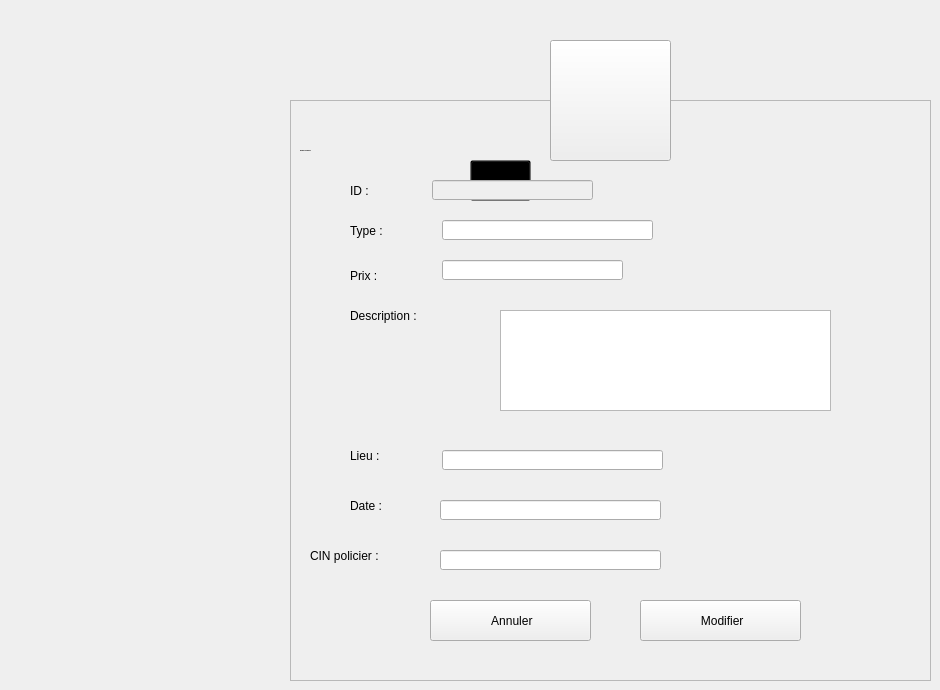
    <widget class="QWidget" name="Modifier_amende">
     <widget class="QFrame" name="LE_MCINPolicier">
      <property name="geometry">
       <rect>
        <x>290</x>
        <y>100</y>
        <width>641</width>
        <height>581</height>
       </rect>
      </property>
      <property name="styleSheet">
       <string notr="true"/>
      </property>
      <property name="frameShape">
       <enum>QFrame::StyledPanel</enum>
      </property>
      <property name="frameShadow">
       <enum>QFrame::Raised</enum>
      </property>
      <widget class="QLabel" name="L_ModifierAffaire">
       <property name="geometry">
        <rect>
         <x>10</x>
         <y>30</y>
         <width>281</width>
         <height>41</height>
        </rect>
       </property>
       <property name="font">
        <font>
         <family>century gothic</family>
         <pointsize>-1</pointsize>
         <weight>75</weight>
         <bold>true</bold>
        </font>
       </property>
       <property name="styleSheet">
        <string notr="true">background: transparent;</string>
       </property>
       <property name="text">
        <string>Modifier une amende :</string>
       </property>
      </widget>
      <widget class="QPushButton" name="B_MConfirmerAmende">
       <property name="geometry">
        <rect>
         <x>350</x>
         <y>500</y>
         <width>161</width>
         <height>41</height>
        </rect>
       </property>
       <property name="cursor">
        <cursorShape>PointingHandCursor</cursorShape>
       </property>
       <property name="text">
        <string> Modifier</string>
       </property>
       <property name="icon">
        <iconset resource="resources.qrc">
         <normaloff>:/resources/Downloads/check-mark.png</normaloff>:/resources/Downloads/check-mark.png</iconset>
       </property>
       <property name="iconSize">
        <size>
         <width>20</width>
         <height>20</height>
        </size>
       </property>
      </widget>
      <widget class="QPushButton" name="B_MAnnulerAmende">
       <property name="geometry">
        <rect>
         <x>140</x>
         <y>500</y>
         <width>161</width>
         <height>41</height>
        </rect>
       </property>
       <property name="cursor">
        <cursorShape>PointingHandCursor</cursorShape>
       </property>
       <property name="text">
        <string> Annuler</string>
       </property>
       <property name="icon">
        <iconset resource="resources.qrc">
         <normaloff>:/resources/Downloads/close.png</normaloff>:/resources/Downloads/close.png</iconset>
       </property>
       <property name="iconSize">
        <size>
         <width>16</width>
         <height>16</height>
        </size>
       </property>
      </widget>
      <widget class="QToolButton" name="toolButton_11">
       <property name="geometry">
        <rect>
         <x>180</x>
         <y>60</y>
         <width>61</width>
         <height>41</height>
        </rect>
       </property>
       <property name="styleSheet">
        <string notr="true">background: transparent;</string>
       </property>
       <property name="text">
        <string/>
       </property>
       <property name="icon">
        <iconset>
         <normaloff>:/Recources/Images/edit-property.png</normaloff>:/Recources/Images/edit-property.png</iconset>
       </property>
       <property name="iconSize">
        <size>
         <width>35</width>
         <height>35</height>
        </size>
       </property>
      </widget>
      <widget class="QLabel" name="L_MIDAmende">
       <property name="geometry">
        <rect>
         <x>60</x>
         <y>80</y>
         <width>141</width>
         <height>21</height>
        </rect>
       </property>
       <property name="styleSheet">
        <string notr="true">background: transparent;</string>
       </property>
       <property name="text">
        <string>ID :</string>
       </property>
      </widget>
      <widget class="QLabel" name="L_MTypeAmende">
       <property name="geometry">
        <rect>
         <x>60</x>
         <y>110</y>
         <width>121</width>
         <height>41</height>
        </rect>
       </property>
       <property name="styleSheet">
        <string notr="true">background: transparent;</string>
       </property>
       <property name="text">
        <string>Type :</string>
       </property>
      </widget>
      <widget class="QLabel" name="L_MPrixAmende">
       <property name="geometry">
        <rect>
         <x>60</x>
         <y>160</y>
         <width>91</width>
         <height>31</height>
        </rect>
       </property>
       <property name="styleSheet">
        <string notr="true">background: transparent;</string>
       </property>
       <property name="text">
        <string>Prix :</string>
       </property>
      </widget>
      <widget class="QLabel" name="L_MDescAmende">
       <property name="geometry">
        <rect>
         <x>60</x>
         <y>200</y>
         <width>141</width>
         <height>31</height>
        </rect>
       </property>
       <property name="styleSheet">
        <string notr="true">background: transparent;</string>
       </property>
       <property name="text">
        <string>Description :</string>
       </property>
      </widget>
      <widget class="QLabel" name="LE_MLieuAmende">
       <property name="geometry">
        <rect>
         <x>60</x>
         <y>340</y>
         <width>91</width>
         <height>31</height>
        </rect>
       </property>
       <property name="styleSheet">
        <string notr="true">background: transparent;</string>
       </property>
       <property name="text">
        <string>Lieu :</string>
       </property>
      </widget>
      <widget class="QLabel" name="L_DateAmende">
       <property name="geometry">
        <rect>
         <x>60</x>
         <y>390</y>
         <width>91</width>
         <height>31</height>
        </rect>
       </property>
       <property name="styleSheet">
        <string notr="true">background: transparent;</string>
       </property>
       <property name="text">
        <string>Date :</string>
       </property>
      </widget>
      <widget class="QLineEdit" name="LE_MIDAmende">
       <property name="enabled">
        <bool>false</bool>
       </property>
       <property name="geometry">
        <rect>
         <x>142</x>
         <y>80</y>
         <width>161</width>
         <height>20</height>
        </rect>
       </property>
      </widget>
      <widget class="QLineEdit" name="LE_MTypeAmende">
       <property name="geometry">
        <rect>
         <x>152</x>
         <y>120</y>
         <width>211</width>
         <height>20</height>
        </rect>
       </property>
      </widget>
      <widget class="QLineEdit" name="LE_MPrixAmende">
       <property name="geometry">
        <rect>
         <x>152</x>
         <y>160</y>
         <width>181</width>
         <height>20</height>
        </rect>
       </property>
      </widget>
      <widget class="QTextEdit" name="LE_MDescAmende">
       <property name="geometry">
        <rect>
         <x>210</x>
         <y>210</y>
         <width>331</width>
         <height>101</height>
        </rect>
       </property>
      </widget>
      <widget class="QLineEdit" name="lineEdit_25">
       <property name="geometry">
        <rect>
         <x>152</x>
         <y>350</y>
         <width>221</width>
         <height>20</height>
        </rect>
       </property>
      </widget>
      <widget class="QLineEdit" name="LE_MDateAmende">
       <property name="geometry">
        <rect>
         <x>150</x>
         <y>400</y>
         <width>221</width>
         <height>20</height>
        </rect>
       </property>
      </widget>
      <widget class="QLabel" name="L_CINpolicier">
       <property name="geometry">
        <rect>
         <x>20</x>
         <y>440</y>
         <width>131</width>
         <height>31</height>
        </rect>
       </property>
       <property name="styleSheet">
        <string notr="true">background: transparent;</string>
       </property>
       <property name="text">
        <string>CIN policier :</string>
       </property>
      </widget>
      <widget class="QLineEdit" name="LE_MCINpolicier">
       <property name="geometry">
        <rect>
         <x>150</x>
         <y>450</y>
         <width>221</width>
         <height>20</height>
        </rect>
       </property>
      </widget>
     </widget>
     <widget class="QToolButton" name="toolButton_10">
      <property name="geometry">
       <rect>
        <x>550</x>
        <y>40</y>
        <width>121</width>
        <height>121</height>
       </rect>
      </property>
      <property name="styleSheet">
       <string notr="true"/>
      </property>
      <property name="text">
       <string/>
      </property>
      <property name="icon">
       <iconset resource="resources.qrc">
        <normaloff>:/resources/image/gdpr.png</normaloff>:/resources/image/gdpr.png</iconset>
      </property>
      <property name="iconSize">
       <size>
        <width>64</width>
        <height>64</height>
       </size>
      </property>
     </widget>
    </widget>
